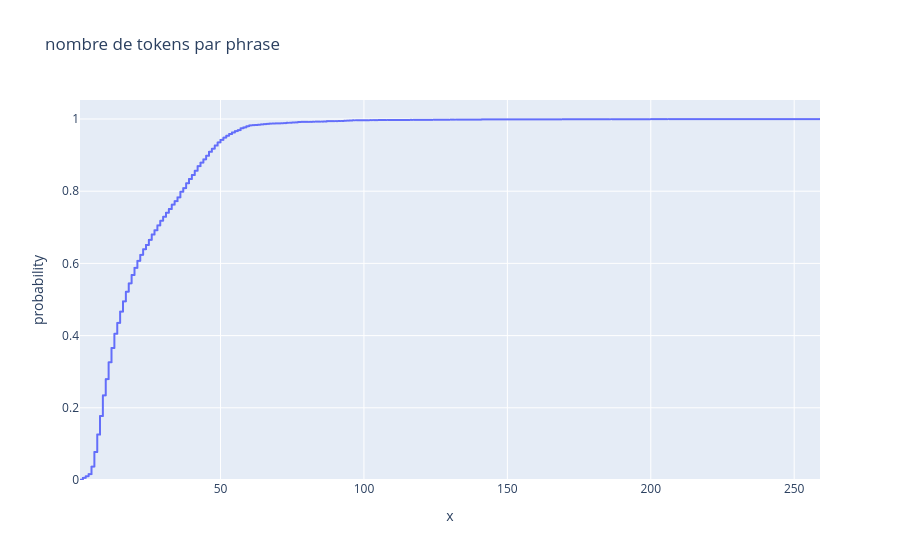

The code cell stored with this chart in its notebook:
### Code cell
train_tokens
seq_lens = [len(seq) for seq in train_tokens]

fig = px.ecdf(data, x=seq_lens, title="nombre de tokens par phrase")
fig.show()
#Padding at 50
max_length = 50

### Figure 1 — Plotly figure (JSON) as saved in the notebook; plotly's stock layout.template omitted (floating-point values rounded to 4 significant figures; data arrays with more than 128 entries replaced by an {"elided": "..."} marker saying what was removed)
{"data": [{"hovertemplate": "x=%{x}<br>probability=%{y}<extra></extra>", "legendgroup": "", "line": {"dash": "solid", "shape": "hv"}, "marker": {"color": "#636efa", "symbol": "circle"}, "mode": "lines", "name": "", "showlegend": false, "type": "scattergl", "x": {"elided": "5572 int values"}, "xaxis": "x", "y": {"elided": "5572 float values"}, "yaxis": "y"}], "layout": {"legend": {"tracegroupgap": 0}, "title": {"text": "nombre de tokens par phrase"}, "xaxis": {"anchor": "y", "domain": [0, 1], "title": {"text": "x"}}, "yaxis": {"anchor": "x", "domain": [0, 1], "rangemode": "tozero", "title": {"text": "probability"}}}}
